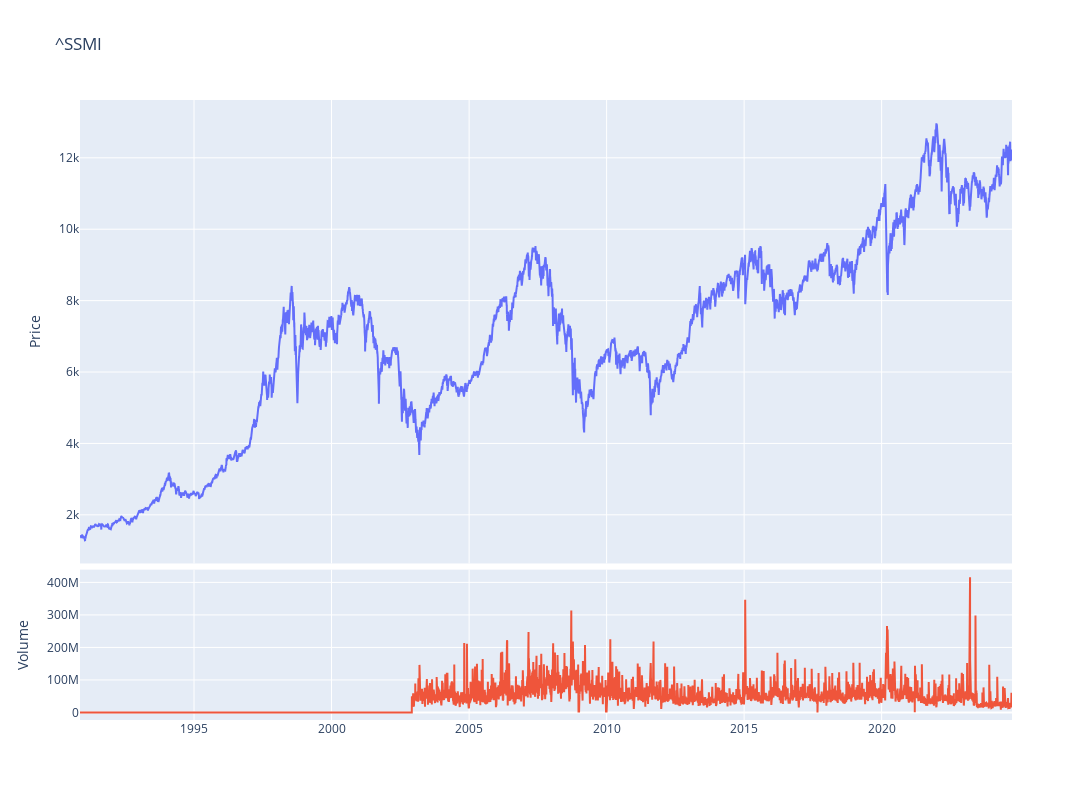

Here is the notebook cell this chart was saved with:
### Code cell
fig = make_subplots(rows=4, cols=1,shared_xaxes=True,vertical_spacing=0.01,specs=[[{'rowspan':3,'colspan':1}],[None],[None],[{'rowspan':1,'colspan':1}]])

# Graph (1,1)
fig.add_trace(go.Scatter(x=stock_ticker.index,y=stock_ticker['Adj Close'],mode="lines",name=f"{ticker}"),row=1, col=1)
# Update xaxis properties
fig.update_yaxes(title_text="Price", row=1, col=1)

# Graph (4,1)
fig.add_trace(go.Scatter(x=stock_ticker.index,y=stock_ticker['Volume'],mode="lines",name='Volume'),row=4, col=1)
fig.update_yaxes(title_text="Volume", row=4, col=1)

fig.update_layout(height=800, width=1300,showlegend=False,title=f"{ticker}")

fig.show()

### Figure 1 — Plotly figure (JSON) as saved in the notebook; plotly's stock layout.template omitted (floating-point values rounded to 4 significant figures; data arrays with more than 128 entries replaced by an {"elided": "..."} marker saying what was removed)
{"data": [{"mode": "lines", "name": "^SSMI", "type": "scatter", "x": {"elided": "8512 str values"}, "xaxis": "x", "y": {"elided": "8512 float values"}, "yaxis": "y"}, {"mode": "lines", "name": "Volume", "type": "scatter", "x": {"elided": "8512 str values"}, "xaxis": "x2", "y": {"elided": "8512 int values"}, "yaxis": "y2"}], "layout": {"height": 800, "showlegend": false, "title": {"text": "^SSMI"}, "width": 1300, "xaxis": {"anchor": "y", "domain": [0, 1], "matches": "x2", "showticklabels": false}, "xaxis2": {"anchor": "y2", "domain": [0, 1]}, "yaxis": {"anchor": "x", "domain": [0.2525, 1], "title": {"text": "Price"}}, "yaxis2": {"anchor": "x2", "domain": [0, 0.2425], "title": {"text": "Volume"}}}}
